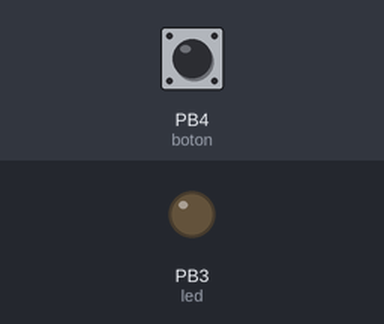
Bench run of a sketch on a simulated ATtiny85, built with avr-gcc and run on an emulated ATtiny85. Parts: output pins drawn as LEDs (lit = HIGH). The test bench sets the inputs (shaded band); at power-on: PB4 (boton) LOW.

Above: at 1.2 s.
1.3 s: PB4 (boton) pulled HIGH for 0.15 s
At 1.37 s:
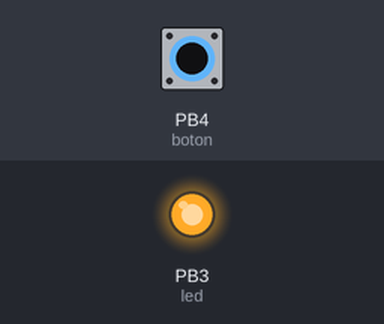
2.9 s: PB4 (boton) pulled HIGH for 3.2 s
At 7.4 s:
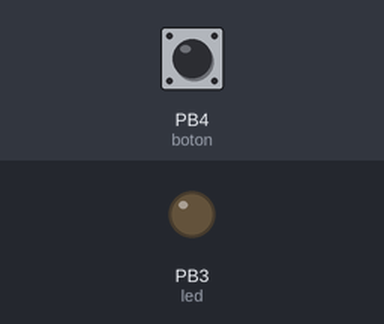
Timing chart, 0 to 8.9 s (numbered marks = the images above; inputs shaded):
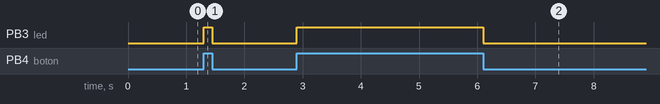

The sketch:

ATiny85_BOTON_CODE.ino
```cpp
int led=3;
int boton=4;
bool status_boton=0;
void setup() {
  // put your setup code here, to run once:
pinMode(led, OUTPUT);
pinMode(boton, INPUT);
}

void loop() {
  // put your main code here, to run repeatedly:
  status_boton=digitalRead(boton);
  digitalWrite(led,status_boton);
}
```

Measured:
- after the input at 1.3 s, PB3 (led): LOW → HIGH at once, → LOW 0.15 s later
- after the input at 2.9 s, PB3 (led): LOW → HIGH at once, → LOW 3.2 s later
